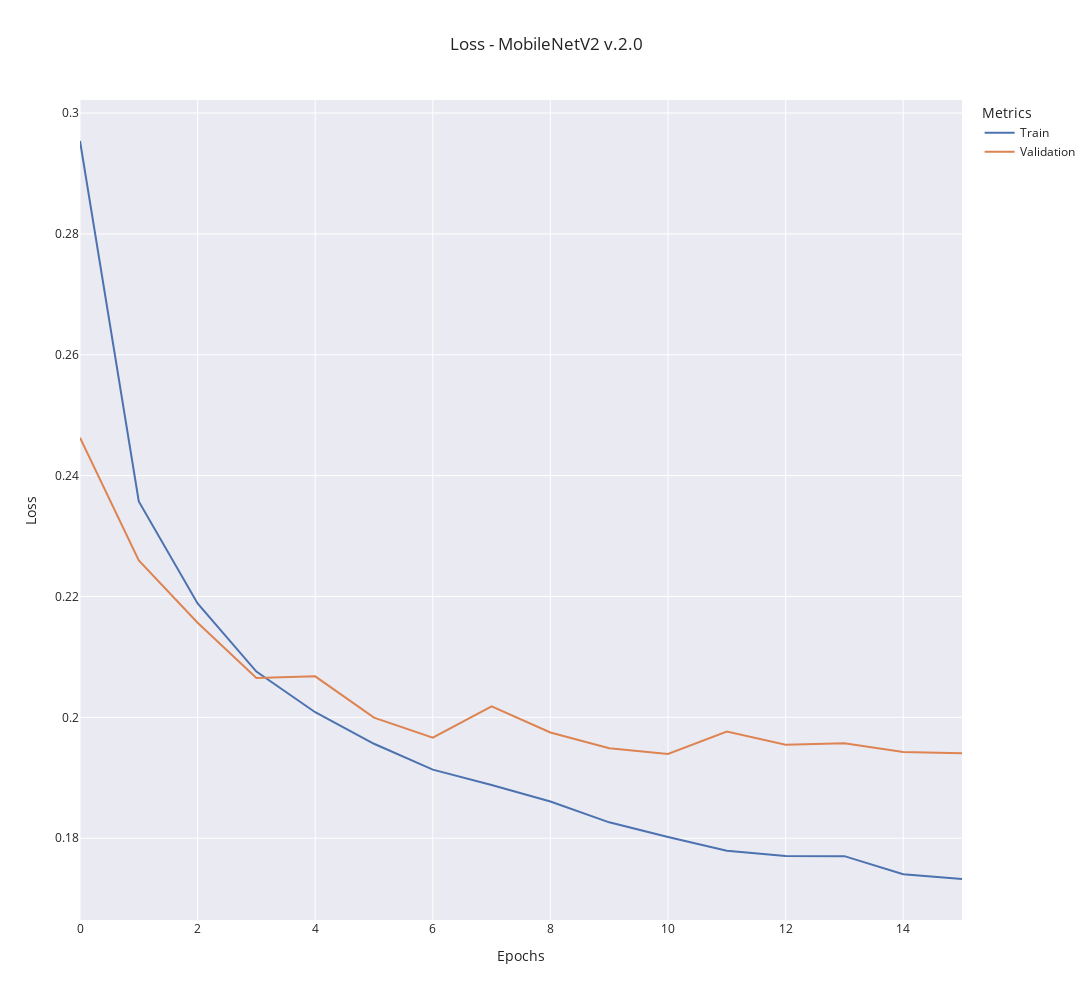

Notebook cell for this chart:
### Code cell
window_size = 0
train_data = (
    moving_average(train_metrics["loss"], window_size)
    if window_size != 0
    else train_metrics["loss"]
)
validation_data = (
    moving_average(validation_metrics["val_loss"], window_size)
    if window_size != 0
    else validation_metrics["val_loss"]
)

fig = go.Figure()

fig.add_trace(
    go.Scatter(
        y=train_data,
        x=np.arange(len(train_data)),
        mode="lines",
        name="Train",
    )
)

fig.add_trace(
    go.Scatter(
        y=validation_data,
        x=np.arange(len(validation_data)),
        mode="lines",
        name="Validation",
    )
)

fig.update_layout(
    title=f"Loss - {model_name} {version}",
    xaxis_title="Epochs",
    yaxis_title="Loss",
    legend_title="Metrics",
    template="seaborn",
    width=1200,
    height=1000,
)

fig.show()

### Figure 1 — Plotly figure (JSON) as saved in the notebook; plotly's stock layout.template omitted (floating-point values rounded to 4 significant figures)
{"data": [{"mode": "lines", "name": "Train", "type": "scatter", "x": [0, 1, 2, 3, 4, 5, 6, 7, 8, 9, 10, 11, 12, 13, 14, 15], "y": [0.2954, 0.2357, 0.2188, 0.2076, 0.2009, 0.1956, 0.1914, 0.1888, 0.1861, 0.1826, 0.1802, 0.1779, 0.1771, 0.177, 0.174, 0.1733]}, {"mode": "lines", "name": "Validation", "type": "scatter", "x": [0, 1, 2, 3, 4, 5, 6, 7, 8, 9, 10, 11, 12, 13, 14, 15], "y": [0.2463, 0.226, 0.2157, 0.2065, 0.2068, 0.2, 0.1966, 0.2018, 0.1975, 0.1949, 0.1939, 0.1976, 0.1955, 0.1957, 0.1943, 0.1941]}], "layout": {"height": 1000, "legend": {"title": {"text": "Metrics"}}, "title": {"text": "Loss - MobileNetV2 v.2.0"}, "width": 1200, "xaxis": {"title": {"text": "Epochs"}}, "yaxis": {"title": {"text": "Loss"}}}}
